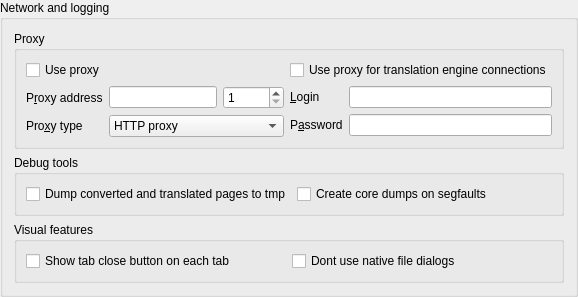
           <widget class="QGroupBox" name="groupBoxNetworkLogging">
            <property name="title">
             <string>Network and logging</string>
            </property>
            <layout class="QVBoxLayout" name="verticalLayout_42">
             <item>
              <widget class="QGroupBox" name="groupBoxProxy">
               <property name="title">
                <string>Proxy</string>
               </property>
               <layout class="QGridLayout" name="gridLayout">
                <item row="0" column="0">
                 <widget class="QCheckBox" name="checkUseProxy">
                  <property name="text">
                   <string>Use proxy</string>
                  </property>
                 </widget>
                </item>
                <item row="0" column="1">
                 <widget class="QCheckBox" name="checkUseProxyTranslator">
                  <property name="text">
                   <string>Use proxy for translation engine connections</string>
                  </property>
                 </widget>
                </item>
                <item row="1" column="0">
                 <layout class="QFormLayout" name="formLayout_6">
                  <item row="0" column="0">
                   <widget class="QLabel" name="label_20">
                    <property name="text">
                     <string>P&amp;roxy address</string>
                    </property>
                    <property name="buddy">
                     <cstring>editProxyHost</cstring>
                    </property>
                   </widget>
                  </item>
                  <item row="0" column="1">
                   <layout class="QHBoxLayout" name="horizontalLayout_18">
                    <item>
                     <widget class="QLineEdit" name="editProxyHost"/>
                    </item>
                    <item>
                     <widget class="QSpinBox" name="spinProxyPort">
                      <property name="minimum">
                       <number>1</number>
                      </property>
                      <property name="maximum">
                       <number>65535</number>
                      </property>
                     </widget>
                    </item>
                   </layout>
                  </item>
                  <item row="1" column="0">
                   <widget class="QLabel" name="label_23">
                    <property name="text">
                     <string>Pro&amp;xy type</string>
                    </property>
                    <property name="buddy">
                     <cstring>listProxyType</cstring>
                    </property>
                   </widget>
                  </item>
                  <item row="1" column="1">
                   <widget class="QComboBox" name="listProxyType">
                    <property name="sizePolicy">
                     <sizepolicy hsizetype="Expanding" vsizetype="Fixed">
                      <horstretch>0</horstretch>
                      <verstretch>0</verstretch>
                     </sizepolicy>
                    </property>
                    <item>
                     <property name="text">
                      <string>HTTP proxy</string>
                     </property>
                    </item>
                    <item>
                     <property name="text">
                      <string>HTTP transparent proxy</string>
                     </property>
                    </item>
                    <item>
                     <property name="text">
                      <string>SOCKS5 proxy</string>
                     </property>
                    </item>
                   </widget>
                  </item>
                 </layout>
                </item>
                <item row="1" column="1">
                 <layout class="QFormLayout" name="formLayout_5">
                  <item row="0" column="0">
                   <widget class="QLabel" name="label_21">
                    <property name="text">
                     <string>&amp;Login</string>
                    </property>
                    <property name="buddy">
                     <cstring>editProxyLogin</cstring>
                    </property>
                   </widget>
                  </item>
                  <item row="0" column="1">
                   <widget class="QLineEdit" name="editProxyLogin"/>
                  </item>
                  <item row="1" column="0">
                   <widget class="QLabel" name="label_22">
                    <property name="text">
                     <string>P&amp;assword</string>
                    </property>
                    <property name="buddy">
                     <cstring>editProxyPassword</cstring>
                    </property>
                   </widget>
                  </item>
                  <item row="1" column="1">
                   <widget class="QLineEdit" name="editProxyPassword"/>
                  </item>
                 </layout>
                </item>
               </layout>
              </widget>
             </item>
             <item>
              <widget class="QGroupBox" name="groupBox_6">
               <property name="title">
                <string>Debug tools</string>
               </property>
               <layout class="QGridLayout" name="gridLayout_2">
                <item row="0" column="0">
                 <widget class="QCheckBox" name="checkDumpHtml">
                  <property name="text">
                   <string>Dump converted and translated pages to tmp</string>
                  </property>
                 </widget>
                </item>
                <item row="0" column="1">
                 <widget class="QCheckBox" name="checkCreateCoredumps">
                  <property name="text">
                   <string>Create core dumps on segfaults</string>
                  </property>
                 </widget>
                </item>
               </layout>
              </widget>
             </item>
             <item>
              <widget class="QGroupBox" name="groupBox_7">
               <property name="title">
                <string>Visual features</string>
               </property>
               <layout class="QHBoxLayout" name="horizontalLayout_23">
                <item>
                 <widget class="QCheckBox" name="checkTabCloseBtn">
                  <property name="text">
                   <string>Show tab close button on each tab</string>
                  </property>
                 </widget>
                </item>
                <item>
                 <widget class="QCheckBox" name="checkDontUseNativeFileDialogs">
                  <property name="text">
                   <string>Dont use native file dialogs</string>
                  </property>
                 </widget>
                </item>
               </layout>
              </widget>
             </item>
            </layout>
           </widget>
